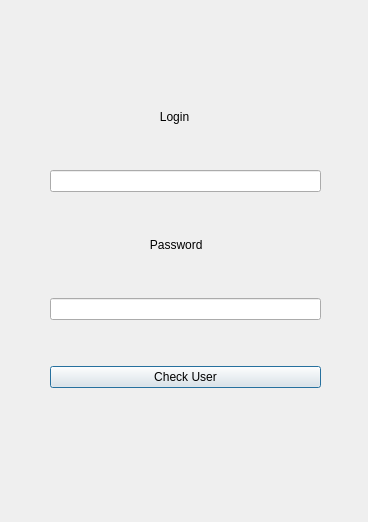
<?xml version="1.0" encoding="UTF-8"?>
<ui version="4.0">
 <class>LoginWindow</class>
 <widget class="QDialog" name="LoginWindow">
  <property name="geometry">
   <rect>
    <x>0</x>
    <y>0</y>
    <width>368</width>
    <height>522</height>
   </rect>
  </property>
  <property name="windowTitle">
   <string>Dialog</string>
  </property>
  <widget class="QWidget" name="verticalLayoutWidget">
   <property name="geometry">
    <rect>
     <x>50</x>
     <y>70</y>
     <width>271</width>
     <height>361</height>
    </rect>
   </property>
   <layout class="QVBoxLayout" name="verticalLayout">
    <property name="sizeConstraint">
     <enum>QLayout::SetDefaultConstraint</enum>
    </property>
    <item>
     <widget class="QLabel" name="label">
      <property name="sizePolicy">
       <sizepolicy hsizetype="Fixed" vsizetype="Fixed">
        <horstretch>0</horstretch>
        <verstretch>0</verstretch>
       </sizepolicy>
      </property>
      <property name="text">
       <string>                                 Login</string>
      </property>
     </widget>
    </item>
    <item>
     <widget class="QLineEdit" name="LoginBar"/>
    </item>
    <item>
     <widget class="QLabel" name="label_2">
      <property name="sizePolicy">
       <sizepolicy hsizetype="Fixed" vsizetype="Fixed">
        <horstretch>0</horstretch>
        <verstretch>0</verstretch>
       </sizepolicy>
      </property>
      <property name="text">
       <string>                              Password</string>
      </property>
     </widget>
    </item>
    <item>
     <widget class="QLineEdit" name="PasswordBar"/>
    </item>
    <item>
     <widget class="QPushButton" name="CheckUser">
      <property name="text">
       <string>Check User</string>
      </property>
     </widget>
    </item>
   </layout>
  </widget>
 </widget>
 <resources/>
 <connections/>
</ui>
